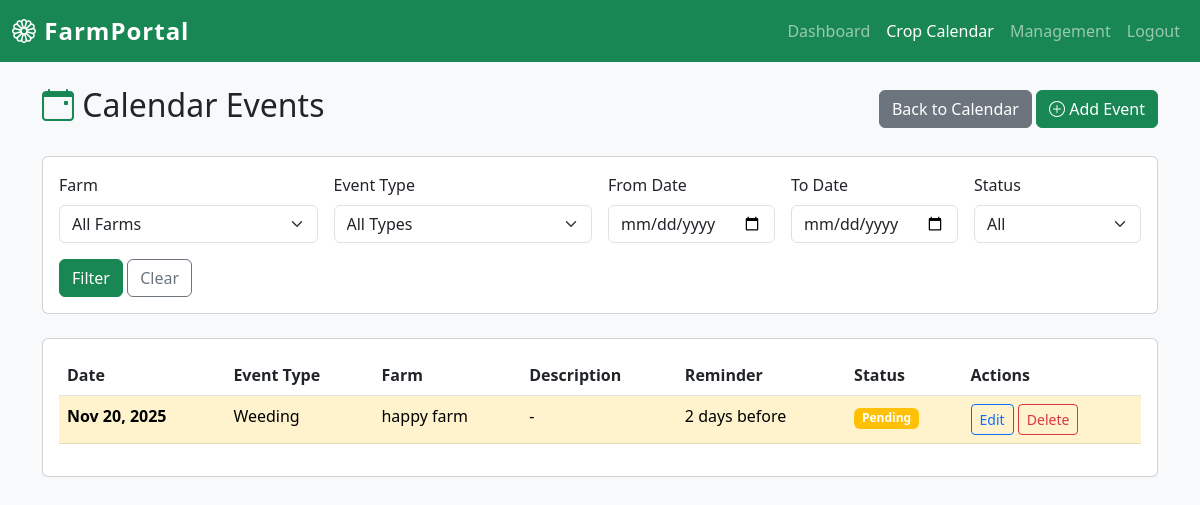
Screenshot of /calendar-events/ (signed in) with the database file from the repository.
### home/models.py (models this page shows, shortened)
class CropCalendar(models.Model):
    EVENT_TYPE_CHOICES = [
        ('watering', 'Watering'),
        ('fertilizing', 'Fertilizing'),
        ('pest_control', 'Pest Control'),
        ('weeding', 'Weeding'),
        ('pruning', 'Pruning'),
        ('harvesting', 'Harvesting'),
        ('soil_test', 'Soil Test'),
        ('irrigation', 'Irrigation'),
        ('planting', 'Planting'),
        ('transplanting', 'Transplanting'),
        ('other', 'Other'),
    ]
    user = models.ForeignKey(User, on_delete=models.CASCADE, related_name='crop_calendar_events')
    farm = models.ForeignKey(Farm, on_delete=models.CASCADE, related_name='calendar_events')
    event_type = models.CharField(max_length=50, choices=EVENT_TYPE_CHOICES)
    date = models.DateField()
    description = models.TextField(blank=True, null=True)
    reminder_days = models.IntegerField(default=0, help_text="Days before event to send reminder (0 = no reminder)")
    completed = models.BooleanField(default=False)
    created_at = models.DateTimeField(auto_now_add=True)
    updated_at = models.DateTimeField(auto_now=True)
    class Meta:
        ordering = ['date', 'event_type']
        verbose_name_plural = 'Crop Calendar Events'
    def is_due_soon(self, days=7):
        from datetime import date, timedelta
        today = date.today()
        days_until = (self.date - today).days
        return 0 <= days_until <= days and not self.completed

class Farm(models.Model):
    user = models.ForeignKey(User, on_delete=models.CASCADE, related_name='farms')
    farm_name = models.CharField(max_length=200)
    location = models.TextField()
    crop_type = models.CharField(max_length=200)
    area = models.DecimalField(max_digits=10, decimal_places=2, help_text="Area in acres or hectares")
    area_unit = models.CharField(max_length=20, choices=[('acres', 'Acres'), ('hectares', 'Hectares')], default='acres')
    start_date = models.DateField()
    end_date = models.TextField(help_text="Expected harvest or end date")
    created_at = models.DateTimeField(auto_now_add=True)
    updated_at = models.DateTimeField(auto_now=True)
    class Meta:
        ordering = ['-created_at']

### home/views.py (the view)
# urls.py: path('calendar-events/', views.calendar_events_list, name='calendar_events_list'),
@login_required
def calendar_events_list(request):
    from . import models
    events = models.CropCalendar.objects.filter(user=request.user).order_by('date')
    user_farms = models.Farm.objects.filter(user=request.user)
    farm_filter = request.GET.get('farm')
    event_type_filter = request.GET.get('event_type')
    date_from = request.GET.get('date_from')
    date_to = request.GET.get('date_to')
    completed_filter = request.GET.get('completed')
    if farm_filter:
        events = events.filter(farm_id=farm_filter)
    if event_type_filter:
        events = events.filter(event_type=event_type_filter)
    if date_from:
        events = events.filter(date__gte=date_from)
    if date_to:
        events = events.filter(date__lte=date_to)
    if completed_filter == 'true':
        events = events.filter(completed=True)
    elif completed_filter == 'false':
        events = events.filter(completed=False)
    context = {
        'events': events,
        'user_farms': user_farms,
        'farm_filter': farm_filter,
        'event_type_filter': event_type_filter,
        'date_from': date_from,
        'date_to': date_to,
        'completed_filter': completed_filter,
    }
    return render(request, 'home/calendar_events_list.html', context)

### templates/home/calendar_events_list.html (shortened to what this page needs)
{% load static %}
<!DOCTYPE html>
<html lang="en">
<head>
    <link href="https://cdn.jsdelivr.net/npm/bootstrap@5.3.0/dist/css/bootstrap.min.css" rel="stylesheet">
    <link rel="stylesheet" href="https://cdn.jsdelivr.net/npm/bootstrap-icons@1.10.0/font/bootstrap-icons.css">
    <link rel="stylesheet" href="{% static 'css/style.css' %}">
</head>
<body>
    <nav class="navbar navbar-expand-lg navbar-dark bg-success">
        <div class="container-fluid">
            <a class="navbar-brand fw-bold" href="{% url 'dashboard' %}"><i class="bi bi-flower1"></i> FarmPortal</a>
            <div class="collapse navbar-collapse">
                <ul class="navbar-nav ms-auto">
                    <li class="nav-item"><a class="nav-link" href="{% url 'dashboard' %}">Dashboard</a></li>
                    <li class="nav-item"><a class="nav-link active" href="{% url 'crop_calendar' %}">Crop Calendar</a></li>
                    <li class="nav-item"><a class="nav-link" href="{% url 'management' %}">Management</a></li>
                    <li class="nav-item"><a class="nav-link" href="{% url 'logout' %}">Logout</a></li>
                </ul>
            </div>
        </div>
    </nav>
    <div class="container mt-4">
        <div class="d-flex justify-content-between align-items-center mb-4">
            <h2><i class="bi bi-calendar-event text-success"></i> Calendar Events</h2>
            <div>
                <a href="{% url 'crop_calendar' %}" class="btn btn-secondary">Back to Calendar</a>
                <a href="{% url 'add_calendar_event' %}" class="btn btn-success"><i class="bi bi-plus-circle"></i> Add Event</a>
            </div>
        </div>
        <div class="card mb-4">
            <div class="card-body">
                <form method="GET" class="row g-3">
                    <div class="col-md-3">
                        <label class="form-label">Farm</label>
                        <select name="farm" class="form-select">
                            <option value="">All Farms</option>
                        </select>
                    </div>
                    <div class="col-md-3">
                        <label class="form-label">Event Type</label>
                        <select name="event_type" class="form-select">
                            <option value="">All Types</option>
                        </select>
                    </div>
                    <div class="col-md-2">
                        <label class="form-label">From Date</label>
                        <input type="date" name="date_from" class="form-control" value="{{ date_from }}">
                    </div>
                    <div class="col-md-2">
                        <label class="form-label">To Date</label>
                        <input type="date" name="date_to" class="form-control" value="{{ date_to }}">
                    </div>
                    <div class="col-md-2">
                        <label class="form-label">Status</label>
                        <select name="completed" class="form-select">
                            <option value="">All</option>
                        </select>
                    </div>
                    <div class="col-12">
                        <button type="submit" class="btn btn-success">Filter</button>
                        <a href="{% url 'calendar_events_list' %}" class="btn btn-outline-secondary">Clear</a>
                    </div>
                </form>
            </div>
        </div>
        <div class="card">
            <div class="card-body">
                {% if events %}
                    <div class="table-responsive">
                        <table class="table table-hover">
                            <thead>
                                <tr>
                                    <th>Date</th>
                                    <th>Event Type</th>
                                    <th>Farm</th>
                                    <th>Description</th>
                                    <th>Reminder</th>
                                    <th>Status</th>
                                    <th>Actions</th>
                                </tr>
                            </thead>
                            <tbody>
                                {% for event in events %}
                                <tr class="{% if event.completed %}table-secondary{% elif event.is_due_soon %}table-warning{% endif %}">
                                    <td><strong>{{ event.date|date:"M d, Y" }}</strong></td>
                                    <td>{{ event.get_event_type_display }}</td>
                                    <td>{{ event.farm.farm_name }}</td>
                                    <td>{% if event.description %}{{ event.description|truncatewords:10 }}{% else %}-{% endif %}</td>
                                    <td>{% if event.reminder_days > 0 %}{{ event.reminder_days }} days before{% else %}-{% endif %}</td>
                                    <td>
                                        {% if event.completed %}
                                            <span class="badge bg-success">Completed</span>
                                        {% else %}
                                            <span class="badge bg-warning">Pending</span>
                                        {% endif %}
                                    </td>
                                    <td>
                                        <a href="{% url 'edit_calendar_event' event.id %}" class="btn btn-sm btn-outline-primary">Edit</a>
                                        <a href="{% url 'delete_calendar_event' event.id %}" class="btn btn-sm btn-outline-danger"
                                           onclick="return confirm('Are you sure you want to delete this event?')">Delete</a>
                                    </td>
                                </tr>
                                {% endfor %}
                            </tbody>
                        </table>
                    </div>
                {% else %}
                    <p class="text-muted text-center py-5">No calendar events found. <a href="{% url 'add_calendar_event' %}">Add your first event</a></p>
                {% endif %}
            </div>
        </div>
    </div>
</body>
</html>

### static/css/style.css (style rules this page uses)
* { margin: 0; padding: 0; box-sizing: border-box; }
body { font-family: 'Segoe UI', Tahoma, Geneva, Verdana, sans-serif; background-color: #f8f9fa; }
.navbar-brand { font-size: 1.5rem; letter-spacing: 1px; }

### rows the page displays
CropCalendar: date "Nov 20, 2025", event_type "Weeding", farm.farm_name "happy farm", reminder_days "2", completed "Pending"
